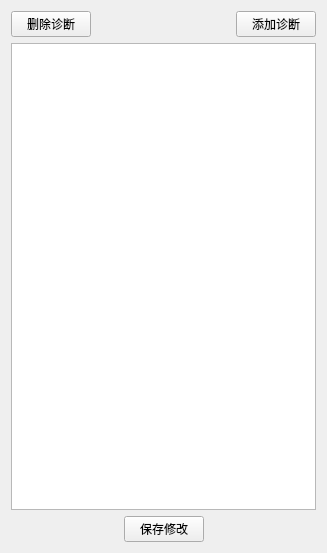
<?xml version="1.0" encoding="UTF-8"?>
<ui version="4.0">
 <class>Form</class>
 <widget class="QWidget" name="Form">
  <property name="geometry">
   <rect>
    <x>0</x>
    <y>0</y>
    <width>327</width>
    <height>553</height>
   </rect>
  </property>
  <property name="windowTitle">
   <string>诊断预设</string>
  </property>
  <layout class="QVBoxLayout" name="verticalLayout">
   <item>
    <layout class="QHBoxLayout" name="horizontalLayout_2">
     <item>
      <widget class="QPushButton" name="pushButton_3">
       <property name="text">
        <string>删除诊断</string>
       </property>
      </widget>
     </item>
     <item>
      <spacer name="horizontalSpacer_3">
       <property name="orientation">
        <enum>Qt::Horizontal</enum>
       </property>
       <property name="sizeHint" stdset="0">
        <size>
         <width>40</width>
         <height>20</height>
        </size>
       </property>
      </spacer>
     </item>
     <item>
      <widget class="QPushButton" name="pushButton_2">
       <property name="text">
        <string>添加诊断</string>
       </property>
      </widget>
     </item>
    </layout>
   </item>
   <item>
    <widget class="QTableWidget" name="tableWidget"/>
   </item>
   <item>
    <layout class="QHBoxLayout" name="horizontalLayout">
     <item>
      <spacer name="horizontalSpacer">
       <property name="orientation">
        <enum>Qt::Horizontal</enum>
       </property>
       <property name="sizeHint" stdset="0">
        <size>
         <width>40</width>
         <height>20</height>
        </size>
       </property>
      </spacer>
     </item>
     <item>
      <widget class="QPushButton" name="pushButton">
       <property name="text">
        <string>保存修改</string>
       </property>
      </widget>
     </item>
     <item>
      <spacer name="horizontalSpacer_2">
       <property name="orientation">
        <enum>Qt::Horizontal</enum>
       </property>
       <property name="sizeHint" stdset="0">
        <size>
         <width>40</width>
         <height>20</height>
        </size>
       </property>
      </spacer>
     </item>
    </layout>
   </item>
  </layout>
 </widget>
 <resources/>
 <connections/>
</ui>
